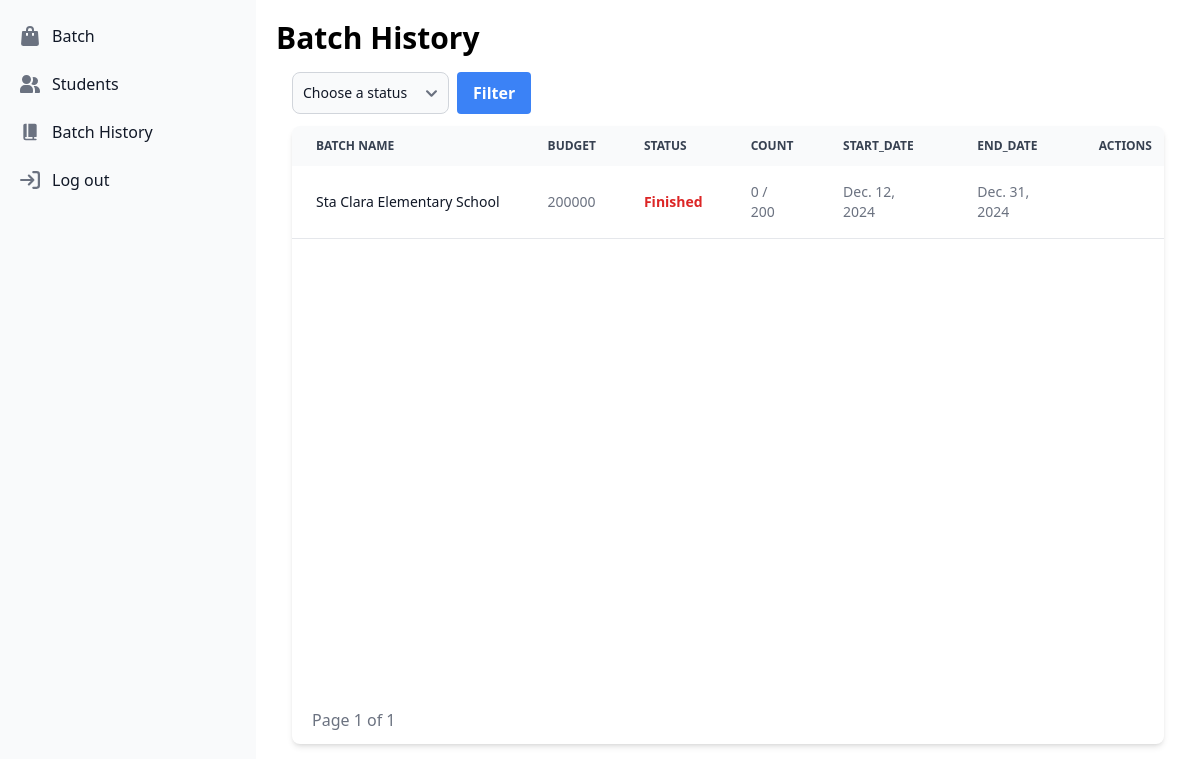
The page /batch/history/ (signed in) on the database as committed earlier.
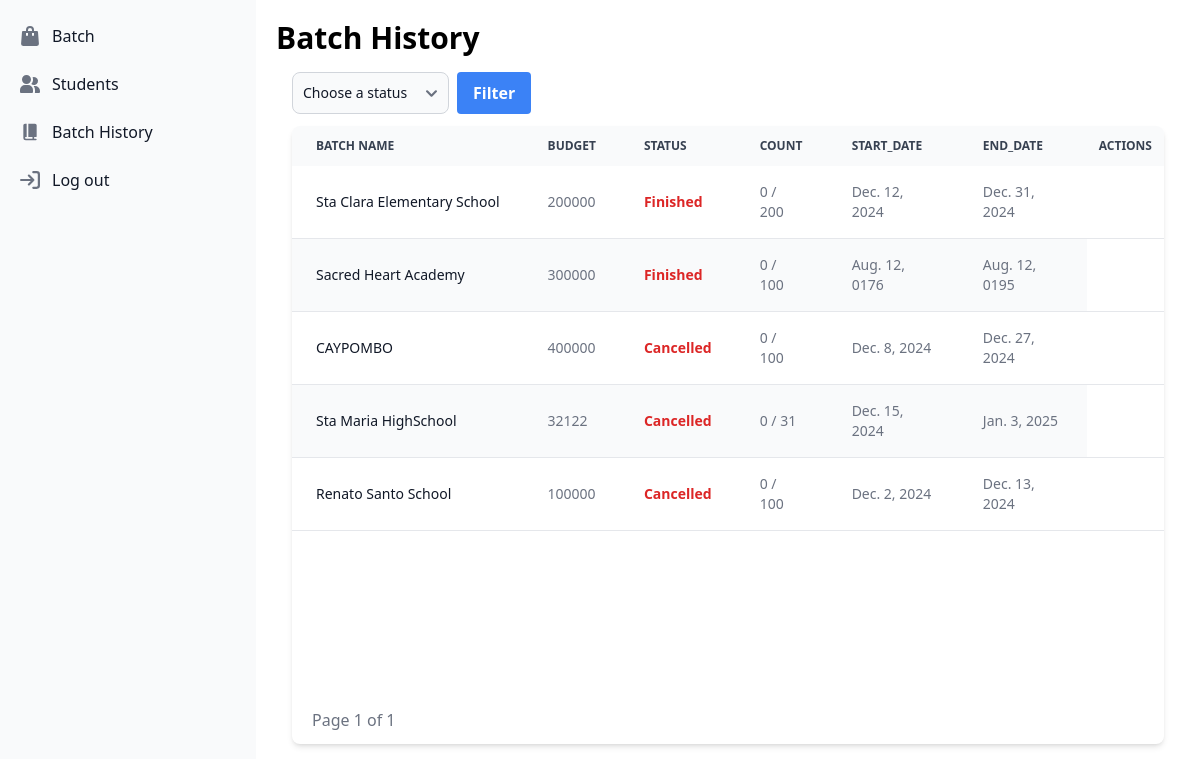
The same page on the database as committed later.
### EducationalAssistance/models.py (models this page shows, shortened)
class Batch(models.Model):
    batch_id = models.AutoField(primary_key=True)
    batch_name = models.CharField(max_length=255)
    start_date = models.DateField()
    end_date = models.DateField()
    status = models.CharField(max_length=255, choices=StatusChoices.choices, default=StatusChoices.Open)
    budget = models.IntegerField()
    limit = models.IntegerField()
    current_count = models.IntegerField(default=0)
    created_by = models.ForeignKey(User, on_delete=models.CASCADE, related_name="batches")

### Batch/views.py (the view)
# urls.py: path('history/', views.BatchHistory, name='BatchHistory'),
@login_required
def BatchHistory(request):
    user = request.user
    if request.method == 'POST':
        batches = Batch.objects.filter(status=request.POST['status'], created_by=user)
    else:
        batches = Batch.objects.filter(status__in=[StatusChoices.Finished, StatusChoices.Cancelled], created_by=user)
    page = request.GET.get('page', 1)
    paginator = Paginator(batches, 10)
    try:
        batches = paginator.page(page)
    except PageNotAnInteger:
        batches = paginator.page(1)
    except EmptyPage:
        batches = paginator.page(paginator.num_pages)
    return render(request, 'batch/batchHistory.html', {'batches': batches })

### templates/batch/batchHistory.html (shortened to what the changed rows need)
{% extends 'index.html' %}
{% block content %}
<div class="container p-5">
    <div class="flex w-full justify-start">
        <h1 class="font-bold text-xl md:text-3xl">
            Batch History
        </h1>
    </div>
    <div class="p-4">
        <div class="relative overflow-x-auto shadow-md sm:rounded-lg">
            <div class="min-h-[570px]">
                <table class="w-full text-sm text-left rtl:text-right text-gray-500 dark:text-gray-400">
                    <thead class="text-xs text-gray-700 uppercase bg-gray-50 dark:bg-gray-700 dark:text-gray-400">
                        <tr>
                            <th scope="col" class="px-6 py-3">
                                Batch name
                            </th>
                            <th scope="col" class="px-6 py-3">
                                budget
                            </th>
                            <th scope="col" class="px-6 py-3">
                                status
                            </th>
                            <th scope="col" class="px-6 py-3">
                                count
                            </th>
                            <th scope="col" class="px-6 py-3">
                                start_date
                            </th>
                            <th scope="col" class="px-6 py-3">
                                end_date
                            </th>
                            <th scope="col" class="px-3 py-3">
                                Actions
                            </th>
                        </tr>
                    </thead>
                    <tbody>
                        {% for batch in batches %}
                            <tr class="h-[52.5px] odd:bg-white odd:dark:bg-gray-900 even:bg-gray-50 even:dark:bg-gray-800 border-b dark:border-gray-700">
                                <th scope="row" class="px-6 py-4 font-medium text-gray-900 whitespace-nowrap dark:text-white">
                                    {{ batch.batch_name }}
                                </th>
                                <td class="px-6 py-4">
                                    {{ batch.budget }}
                                </td>
                                <td class="px-6 py-4 font-semibold {% if batch.status == 'Open' %} text-green-600 {% else %} text-red-600 {% endif %}">
                                    {{ batch.status }}
                                </td>
                                <td class="px-6 py-4">
                                    {{ batch.current_count }} / {{ batch.limit }}
                                </td>
                                <td class="px-6 py-4">
                                    {{ batch.start_date }}
                                </td>
                                <td class="px-6 py-4">
                                    {{ batch.end_date }}
                                </td>
                            </tr>
                        {% endfor %}
                    </tbody>
                </table>
            </div>
        </div>
    </div>
</div>
{% endblock %}

Rows that differ between the two databases and show on the page:
added Batch: batch_name "Sacred Heart Academy", budget "300000", status "Finished", current_count "0", limit "100", start_date "Aug. 12, 0176", end_date "Aug. 12, 0195"
added Batch: batch_name "CAYPOMBO", budget "400000", status "Cancelled", current_count "0", limit "100", start_date "Dec. 8, 2024", end_date "Dec. 27, 2024"
added Batch: batch_name "Sta Maria HighSchool", budget "32122", status "Cancelled", current_count "0", limit "31", start_date "Dec. 15, 2024", end_date "Jan. 3, 2025"
added Batch: batch_name "Renato Santo School", budget "100000", status "Cancelled", current_count "0", limit "100", start_date "Dec. 2, 2024", end_date "Dec. 13, 2024"
